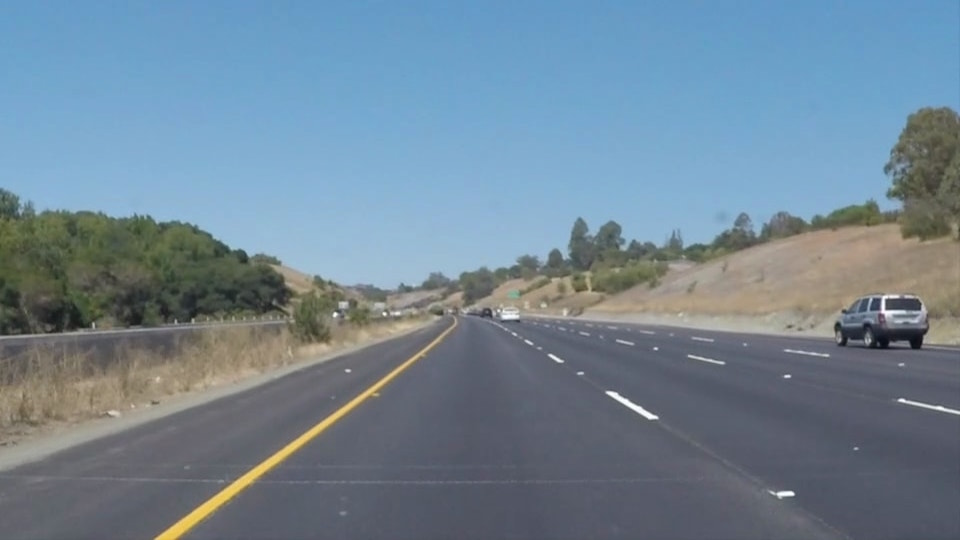
#> input picture test_images/solidYellowCurve.jpg, 960 x 540 px
$ python lane_detection_kz.py test_images/solidYellowCurve.jpg
#> lines starting #> are read from the running program, lines starting #| are printed output that depends on the picture; after the words box and inside, x2 and y2 are one past the last pixel; in counts of white or black regions, pixels touching at a corner belong together
import sys
import os
import cv2
import math
import numpy as np
import matplotlib.pyplot as plt

from moviepy.editor import VideoFileClip
from IPython.display import HTML

###############################################################################
# Encapsulated functions for each step in the lane detection Pipeline
###############################################################################

## Step 1: Canny edge detection
def canny(img):
    # step 3 pre-processing --> convert to grayscale
    grayImg = cv2.cvtColor(img,cv2.COLOR_RGB2GRAY)

    # complete step 3 --> canny edge detection
    img = cv2.Canny(img,100,200)
    return img

## Step #2: Restrict image to triangular ROI
def roi(img,vertices):
    # create blank matrix with same height/width
    mask = np.zeros_like(img)

    matchMaskColor = 255 # mask color for grayscale image

    # fill inside roi polygon
    cv2.fillPoly(mask,vertices,matchMaskColor)

    # return img only where mask pixels match
    maskedImg = cv2.bitwise_and(img,mask)
    return maskedImg

## Step #3: Hough Transform to detect calculate following edge detection
def hough(img):
    lines = cv2.HoughLinesP(
        img,
        rho=6,
        theta=np.pi/60,
        threshold=160,
        lines=np.array([]),
        minLineLength=40,
        maxLineGap=25
    )
    #print(lines)
    return lines

## Step 4: Extract single Left and Right lane lines
def groupLines(img,lines):
    # if there are no lines to draw, return
    if lines is None:
        return img

    # Ignore lines with slope < 0.5. We are only concerned with lines that are closer to vertical.
    minSlope = 0.5

    leftLine_x = []
    leftLine_y = []
    rightLine_x = []
    rightLine_y = []

    # create groupings of left and right lines; discard improbable lines
    for line in lines:
        for x1,y1,x2,y2 in line:
            slope = (y2-y1) / (x2-x1)   # calculate slope of line
            if math.fabs(slope) < minSlope:  # consider only near vertical slopes
                continue
            if slope <= 0:  # if slope is negative --> line is in left grouping
                leftLine_x.extend([x1,x2])
                leftLine_y.extend([y1,y2])
            else:           # if slope if positive --> line is in right grouping
                rightLine_x.extend([x1,x2])
                rightLine_y.extend([y1,y2])

    # Determine top and bottom points of each line
    min_y = img.shape[0] * (3/5) # min x --> just below horizon
    max_y = img.shape[0]        # max x --> bottom of image

    # for lines in L and R groupings, respectively, calculate averaged lane line
    try:
        polyLeft = np.poly1d(np.polyfit(leftLine_y,leftLine_x,deg=1))
        left_x_start = int(polyLeft(max_y))
        left_x_end = int(polyLeft(min_y))


        polyRight = np.poly1d(np.polyfit(rightLine_y,rightLine_x,deg=1))
        right_x_start = int(polyRight(max_y))
        right_x_end = int(polyRight(min_y))

    # If we are unable to perform averaging calculations due to lack of probable lines
    # in either grouping, return None for L and R lane line
    except TypeError:
        return None

    leftLine = [left_x_start,max_y,left_x_end,int(min_y)]
    rightLine = [right_x_start,max_y,right_x_end,int(min_y)]

    return [leftLine,rightLine]


## Step 5: Overlays lines onto original image
def lineOverlay(img,lines,color=[0,255,0],thickness=4):
    # if there are no lines to draw, return
    if lines is None:
        return None
    for line in lines:
        if line is None:
            return None

    # Copy original image
    copy = np.copy(img)
    # Create blank image of same size
    lineImg = np.zeros((copy.shape[0],copy.shape[1],3), dtype=np.uint8)

    # Loop over lines and draw them on blank img
    for line in lines:
        for x1,y1,x2,y2 in line:
            cv2.line(lineImg,(x1,y1),(x2,y2),color,thickness)

    # Merge line image with original img
    copy = cv2.addWeighted(copy,0.8,lineImg,1.0,0.0)

    # Create blank image of same size
    fillImg = np.zeros((copy.shape[0],copy.shape[1],3), dtype=np.uint8)
    # fill in region between lane lines
    pairs=[[]]
    for line in lines[0]:
        for coord in line:
            pairs[0].append(coord)
    for x1,y1,x2,y2,x3,y3,x4,y4 in pairs:
        pts = np.array([[x1,y1],[x2,y2],[x4,y4],[x3,y3]], np.int32)
        cv2.fillConvexPoly(fillImg, pts, [0,255,0,50])

    # Merge line image with original img
    copy = cv2.addWeighted(fillImg,0.3,copy,1.0,0.0)

    return copy
###############################################################################
# End of pipeline functions
###############################################################################

###############################################################################
# Functions for determining/reporting lane and camera centers
###############################################################################
##
def getCenter(camCenter_x,laneLines):
    l_line = laneLines[0]
    r_line = laneLines[1]
    # get x coordinate of start endpoint of L and R lane lines
    xL = l_line[0]
    xR = r_line[0]
    laneCenter_x = xL + (xR-xL)/2
    #print("Center: ", laneCenter_x)

    # compute number of pixels off center
    offCenter = laneCenter_x - camCenter_x

    # get x coordinate of horizon endpoint of L and R lane laneLines
    xL = l_line[2]
    xR = r_line[2]
    topCenter_x = xL + (xR-xL)//2

    # build center line coordinates
    centerLine = [int(laneCenter_x),l_line[1],topCenter_x,l_line[3]]
    return offCenter,centerLine

def drawCenter(img,camCenter,laneCenter,offCenter):
    # Copy original image
    #copy = np.copy(img)
    # Create blank image of same size
    #lineImg = np.zeros((copy.shape[0],copy.shape[1],3), dtype=np.uint8)

    pixels = int(abs(offCenter))
    text = ""
    if offCenter > 0:
         text = "Car is " + str(pixels) + " pixels left of center."
    elif offCenter < 0:
         text = "Car is " + str(pixels) + " pixels right of center."

    font = cv2.FONT_HERSHEY_SIMPLEX
    scale = 1
    thick = 3
    cv2.putText(img, text, (50,50), font, scale, (255,255,255),thick, cv2.LINE_AA)

    # Loop over lines and draw them on blank img
    for x1,y1,x2,y2 in laneCenter:
        cv2.line(img,(x1,y1),(x2,y2),[255,255,0],4)
    for x1,y1,x2,y2 in camCenter:
        cv2.arrowedLine(img,(x1,y1),(x2,y2),[255,0,0],4)

    # Merge line image with original img
    #copy = cv2.addWeighted(copy,0.8,lineImg,1.0,0.0)

    return img
###############################################################################
# End center calculation functions
###############################################################################


######################### Pipeline Wrapper Function! ##########################
# 5-step pipeline for image processing to detect lane lines.
def pipeline(img):
    #wait = 1
    # complete step 1 (for still img) --> read in an image
    # img,height,width = readImg()

    # complete step 1 (for video) --> image passed in from video processor
    height = img.shape[0]
    width = img.shape[1]

    # complete step 2 --> canny edge detection
    cannyImg = canny(img)

    # define vertices for triangular ROI
    roi_vertices = [(0,height),(width/2,height/2),(width,height)]

    # complete step 3 --> crop image to ROI
    croppedImg = roi(cannyImg,np.array([roi_vertices],np.int32))
    # complete step 4 --> Hough transform
    lines = hough(croppedImg)

    # complete step 5 --> group and average lines to identify L and R lane lines
    laneLines = groupLines(img,lines)

    # complete step 6 --> overlay detected lane lines onto original image
    overlayImg = lineOverlay(img,[laneLines],)
    # if we do have L and R lines to work with
    if overlayImg is not None:
        # get coordinate of center of image
        center_x = width//2
        offCenter,laneCenterLine = getCenter(center_x,laneLines)
        camCenterLine = [center_x,height,center_x,int(3*height/4)]
        overlayImg = drawCenter(overlayImg,[camCenterLine],[laneCenterLine],offCenter)
    else:
        overlayImg = img

    #display(overlayImg)

    return overlayImg
###############################################################################

# Helper function to display given image
def display(img):
    plt.imshow(img)
    plt.show()

###############################################################################
# Wrapper functions to run pipeline with still image & video
###############################################################################
## Use pipeline to process still image
def processImg(fName):
    img = cv2.imread(fName)
    img = cv2.cvtColor(img,cv2.COLOR_BGR2RGB)
    img = pipeline(img)

    display(img)

## Use pipeline to process video
def processVideo():
    waitTime = 1 # wait time of 1 ms for video read
    vid = cv2.VideoCapture("./test_video/test2.mp4") # load video
    while vid.isOpened():
        frame = vid.read()[1]
        pipeline(frame, waitTime)
        if cv2.waitKey(1) == ord('q'):
            break
    vid.release()
    cv2.destroyAllWindows()

## Use pipeline to process video and save processed video to folder
def saveVideo(fName):
    output_name = "./video_output/" + fName[12:]
    input_vid = VideoFileClip("./test_video/solidYellowLeft.mp4")
    output_vid = input_vid.fl_image(pipeline)
    output_vid.write_videofile(output_name, audio=False)

def main():
    if len(sys.argv) < 2:
        done = False
        while not done:
            print()
            print("Input the name of the file to be processed or the number corresponding to one of the suggested files.")
            print("Videos:")
            print("1) ./test_video/solidYellowLeft.mp4")
            print("2) ./test_video/solidWhiteRight.mp4")
            print("3) ./test_video/challenge.mp4")
            print("Images:")
            print("4) ./test_images/solidYellowCurve.jpg")
            print("5) ./test_images/solidWhiteCurve.jpg")
            print("6) ./test_images/test_image.jpg")

            fName = input("File Name: ")
            if fName == "1":
                fName = "./test_video/solidYellowLeft.mp4"
            elif fName == "2":
                fName = "./test_video/solidWhiteRight.mp4"
            elif fName == "3":
                fName = "./test_video/challenge.mp4"
            elif fName == "4":
                fName = "./test_images/solidYellowCurve.jpg"
            elif fName == "5":
                fName = "./test_images/solidWhiteCurve.jpg"
            elif fName == "6":
                fName = "./test_images/test_image.jpg"

            exists = os.path.isfile(fName)
            if exists:
                done = True
            else:
                print("\nFile not found.\n")

    else:
        fName = sys.argv[1]

        exists = os.path.isfile(fName)
        if exists:
            done = True
        else:
            print("\nFile not found.\n")

    # check file type and call correct wrapper function
    if fName[-3:] == "jpg":
        processImg(fName)
#> in processImg, img is the input picture: shape (540, 960, 3); mean B, G, R 149, 133.4, 113
#> in canny, `grayImg = cv2.cvtColor(img,cv2.COLOR_RGB2GRAY)`:
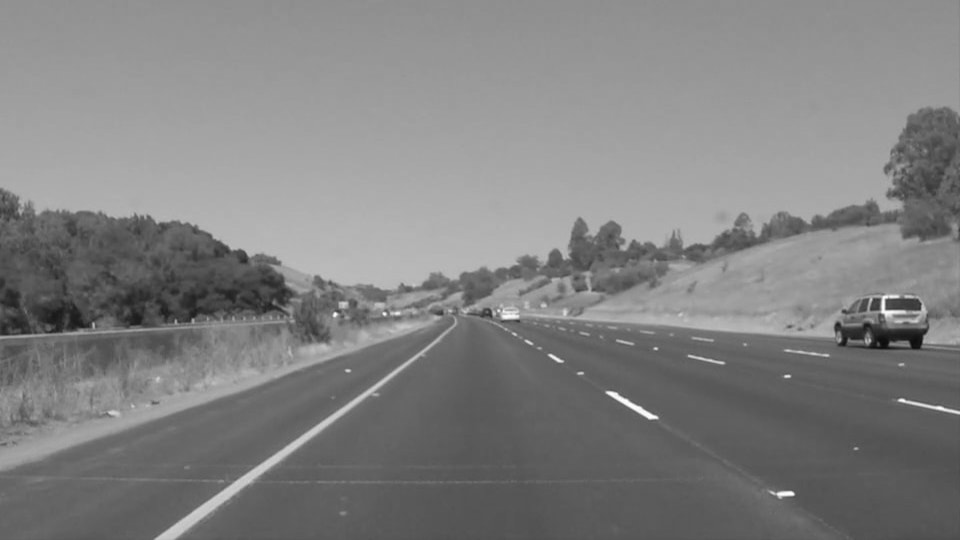
#> grayImg: shape (540, 960); min 11, max 254, mean 129.1
#> in canny, `img = cv2.Canny(img,100,200)`: img: shape (540, 960); 1.7% white in thin lines or dots, all inside (x1, y1, x2, y2) = (0, 107, 960, 540)
#> in roi, `cv2.fillPoly(mask,vertices,matchMaskColor)`:
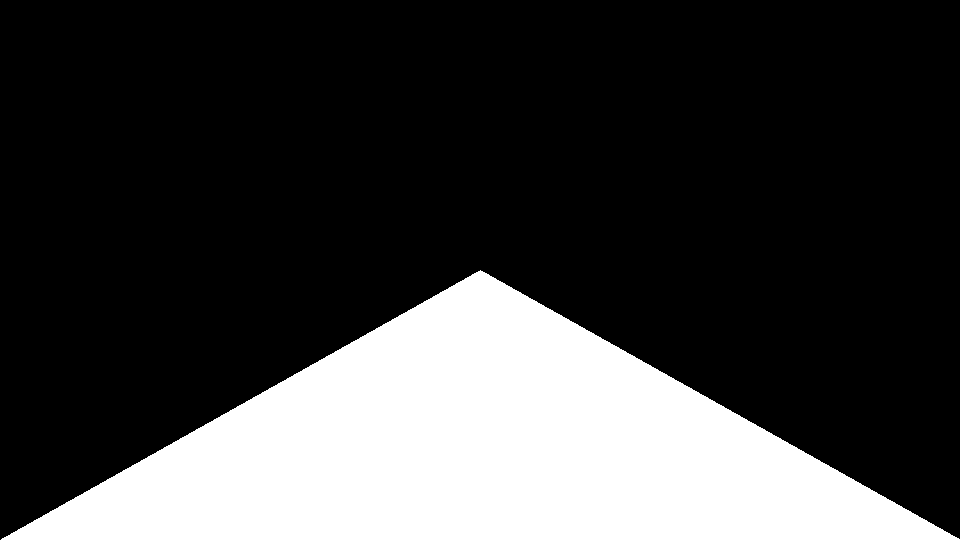
#> mask: shape (540, 960); 25% white; 1 white region, box (x1, y1, x2, y2) and area: (1, 270, 960, 540) 129810
#> in roi, `maskedImg = cv2.bitwise_and(img,mask)`:
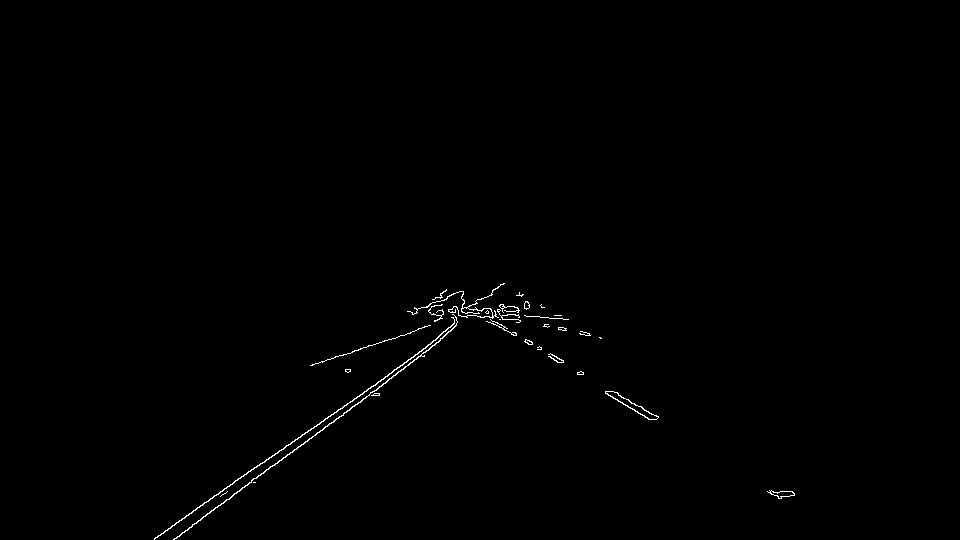
#> maskedImg: shape (540, 960); 0.44% white in thin lines or dots, all inside (x1, y1, x2, y2) = (154, 283, 795, 540)
#> in hough, `lines = cv2.HoughLinesP( img, rho=6, theta=np.pi/60, threshold=160, li..`: lines = 19 rows, first 6: [454, 320, 503, 284], [154, 538, 204, 502], [192, 524, 376, 390], [256, 467, 308, 430], [300, 437, 477, 309], [234, 493, 387, 381]
#> the loop in groupLines, `for line in lines:` made 19 passes
#> line on passes 1 to 12: [[454, 320, 503, 284]], [[154, 538, 204, 502]], [[192, 524, 376, 390]], [[256, 467, 308, 430]], [[300, 437, 477, 309]], [[234, 493, 387, 381]], [[453, 293, 578, 374]], [[441, 293, 582, 374]], [[416, 309, 518, 314]], [[310, 365, 414, 331]], [[334, 412, 376, 384]], [[461, 291, 505, 319]]
#> after the loop in groupLines, `for line in lines:`: leftLine_x = [454, 503, 154, 204, 192, 376, 256, 308, 300, 477, 234, 387, 334, 376, 286, 342, 340, 477]; leftLine_y = [320, 284, 538, 502, 524, 390, 467, 430, 437, 309, 493, 381, 412, 384, 445, 408, 409, 310]; rightLine_x = [453, 578, 441, 582, 461, 505, 440, 580, 617, 657, 612, 656]; rightLine_y = [293, 374, 293, 374, 291, 319, 293, 374, 392, 418, 391, 419]
#> in groupLines, `left_x_start = int(polyLeft(max_y))`: left_x_start = 160
#> in groupLines, `left_x_end = int(polyLeft(min_y))`: left_x_end = 455
#> in groupLines, `right_x_start = int(polyRight(max_y))`: right_x_start = 854
#> in groupLines, `right_x_end = int(polyRight(min_y))`: right_x_end = 501
#> in groupLines, `leftLine = [left_x_start,max_y,left_x_end,int(min_y)]`: leftLine = [160, 540, 455, 324]
#> in groupLines, `rightLine = [right_x_start,max_y,right_x_end,int(min_y)]`: rightLine = [854, 540, 501, 324]
#> in pipeline, `laneLines = groupLines(img,lines)`: laneLines = [[160, 540, 455, 324], [854, 540, 501, 324]]
#> after the loop in lineOverlay, `for x1,y1,x2,y2,x3,y3,x4,y4 in pairs:`:
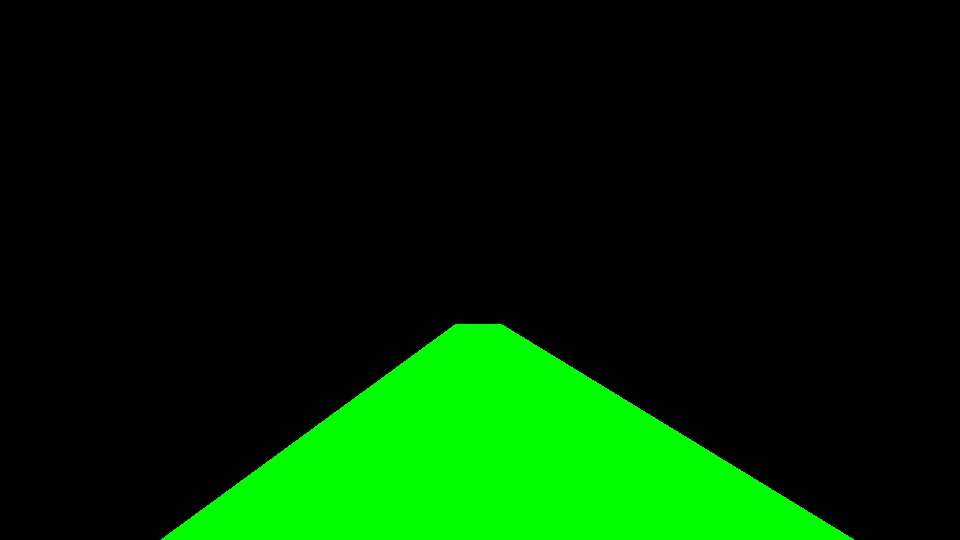
#> fillImg: shape (540, 960, 3); mean of channels 0, 1, 2 0, 39.4, 0; drawn as B, G, R
#> in lineOverlay, `copy = cv2.addWeighted(fillImg,0.3,copy,1.0,0.0)`:
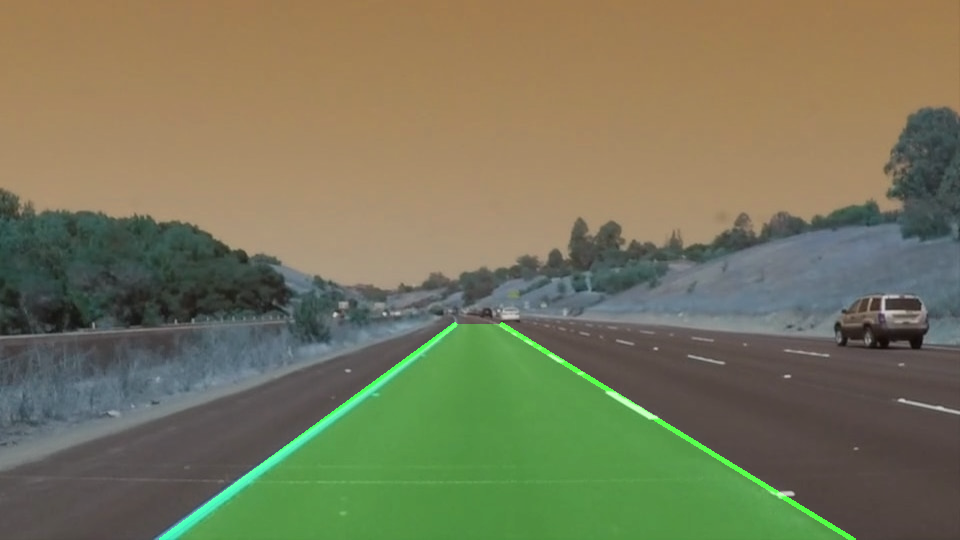
#> copy: shape (540, 960, 3); mean of channels 0, 1, 2 90.4, 119.2, 119.2; drawn as B, G, R
#> in getCenter, `l_line = laneLines[0]`: l_line = [160, 540, 455, 324]
#> in getCenter, `r_line = laneLines[1]`: r_line = [854, 540, 501, 324]
#> in getCenter, `xL = l_line[0]`: xL = 160
#> in getCenter, `xR = r_line[0]`: xR = 854
#> in getCenter, `laneCenter_x = xL + (xR-xL)/2`: laneCenter_x = 507
#> in getCenter, `offCenter = laneCenter_x - camCenter_x`: offCenter = 27
#> in getCenter, `xL = l_line[2]`: xL = 455
#> in getCenter, `xR = r_line[2]`: xR = 501
#> in getCenter, `topCenter_x = xL + (xR-xL)//2`: topCenter_x = 478
#> in getCenter, `centerLine = [int(laneCenter_x),l_line[1],topCenter_x,l_line[3]]`: centerLine = [507, 540, 478, 324]
#> in pipeline, `offCenter,laneCenterLine = getCenter(center_x,laneLines)`: offCenter = 27; laneCenterLine = [507, 540, 478, 324]
#> in drawCenter, `pixels = int(abs(offCenter))`: pixels = 27
#> in drawCenter, `text = "Car is " + str(pixels) + " pixels left of center."`: text = 'Car is 27 pixels left of center.'
#> after the loop in drawCenter, `for x1,y1,x2,y2 in laneCenter:`:
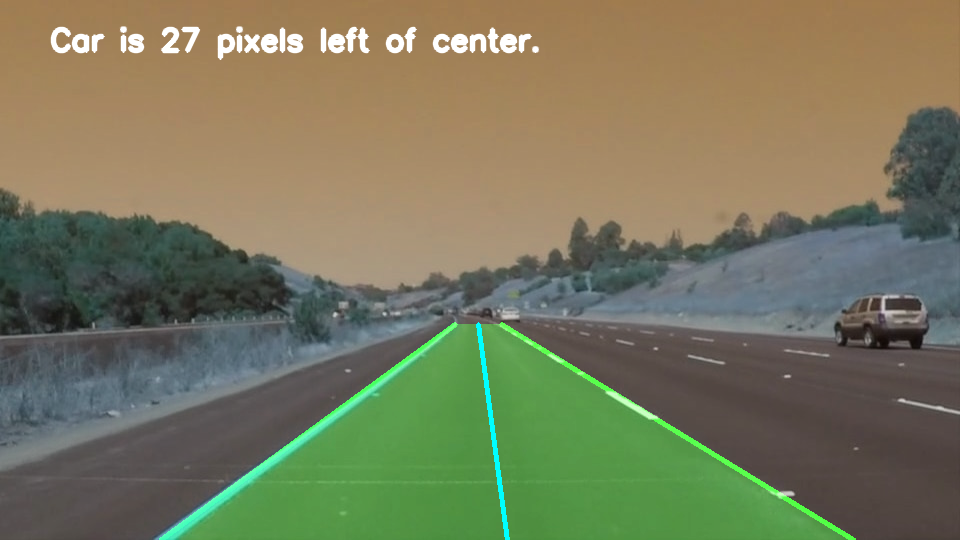
#> img: shape (540, 960, 3); mean of channels 0, 1, 2 92.5, 120.7, 120; drawn as B, G, R
#> after the loop in drawCenter, `for x1,y1,x2,y2 in camCenter:`:
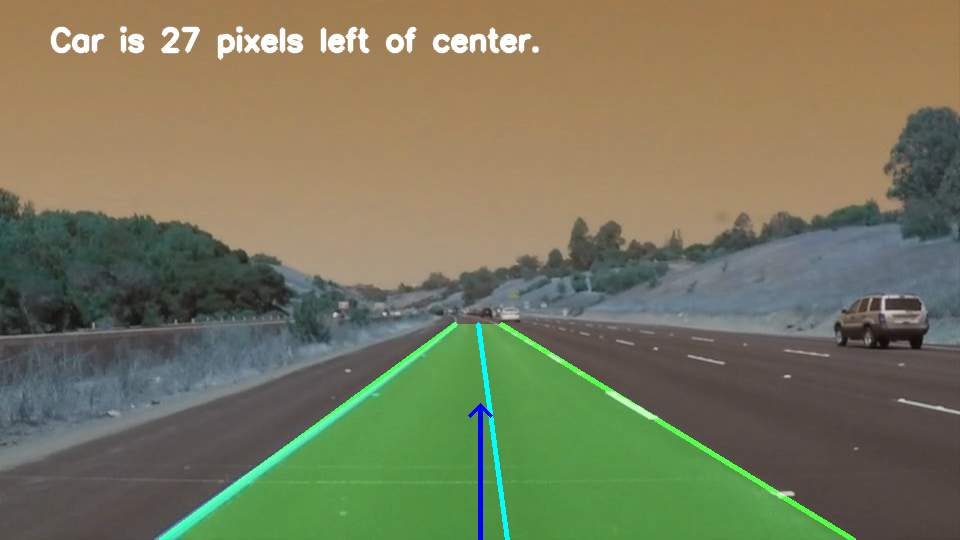
#> img: shape (540, 960, 3); 0.15% of pixels changed, all inside (x1, y1, x2, y2) = (468, 403, 493, 540); drawn as B, G, R
    elif fName[-3:] == "mp4":
        saveVideo(fName)
    else:
        print("Error: input file of type .jpg or .mp4")


if __name__ == '__main__':
    main()
